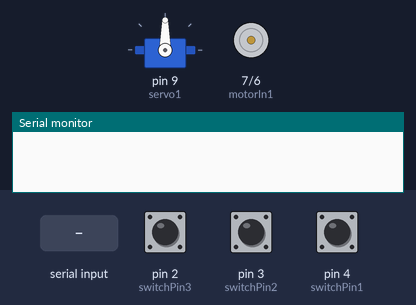
Recording of a sketch running on a simulated Arduino Uno, built with avr-gcc and run on an emulated ATmega328P. Shown: servo, motor-driver pin pairs drawn as motors (green arrow = first pin HIGH = forward, orange = second pin HIGH = backward, longer = more drive), the last lines printed to the serial monitor. The test bench sets the inputs (shaded band); at power-on: pin 2 (switchPin3) HIGH, pin 3 (switchPin2) HIGH, pin 4 (switchPin1) HIGH.

Above: at 1.2 s.
1.3 s: pin 2 (switchPin3) pulled LOW for 0.15 s
At 3.2 s:
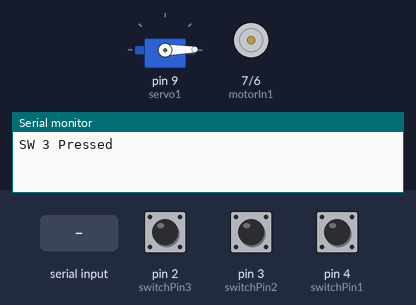
3.7 s: "A" received over Serial
6.1 s: pin 3 (switchPin2) pulled LOW for 0.15 s
At 6.18 s:
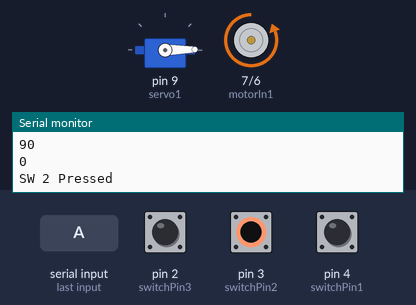
7.7 s: pin 4 (switchPin1) pulled LOW for 0.15 s
At 7.78 s:
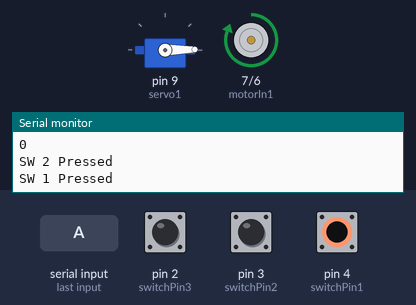
9.3 s: pin 4 (switchPin1) pulled LOW for 3.2 s
At 12.9 s:
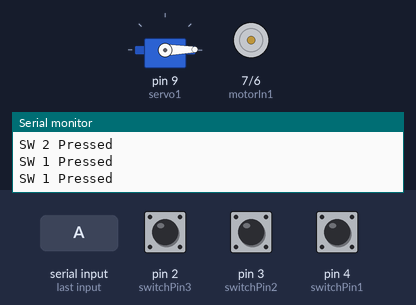
14.0 s: pin 2 (switchPin3) pulled LOW for 1 s
At 14.45 s:
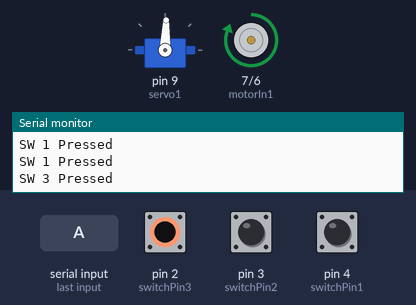
Timing chart, 0 to 17.3 s (numbered marks = the images above; inputs shaded):
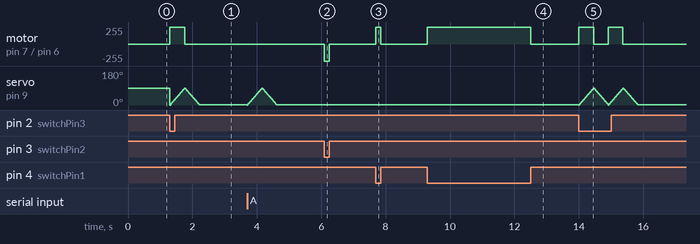

Measured:
- after the input at 1.3 s, motor on pin 7 (motorIn1) / pin 6 (motorIn2): stopped → forward 255/255 at once, → stopped 0.46 s later
- after the input at 6.1 s, motor on pin 7 (motorIn1) / pin 6 (motorIn2): stopped → backward 255/255 at once, → stopped 0.15 s later
- after the input at 7.7 s, motor on pin 7 (motorIn1) / pin 6 (motorIn2): stopped → forward 255/255 at once, → stopped 0.15 s later
- after the input at 9.3 s, motor on pin 7 (motorIn1) / pin 6 (motorIn2): stopped → forward 255/255 at once, → stopped 3.2 s later

The sketch:

Arduino_code.ino
```cpp
#include <Servo.h>
const int switchPin1 = 4;
const int switchPin2 = 3;
const int switchPin3 = 2;
const int motorIn1 = 7;
const int motorIn2 = 6;
Servo servo1;
int pos1 = 0;
int pos2 = 90;
int x=0;
void forward() {
  digitalWrite(motorIn1, HIGH);
  digitalWrite(motorIn2, LOW);
}

void backward() {
  digitalWrite(motorIn1, LOW);
  digitalWrite(motorIn2, HIGH);
}

void stopMotor() {
  digitalWrite(motorIn1, LOW);
  digitalWrite(motorIn2, LOW);
}


void setup() {
  Serial.begin(9600);
  servo1.attach(9);
  pinMode(motorIn1, OUTPUT);
  pinMode(motorIn2, OUTPUT);
  pinMode(switchPin1, INPUT_PULLUP);
  pinMode(switchPin2, INPUT_PULLUP);
  pinMode(switchPin3, INPUT_PULLUP);

}

void loop() {
  if(Serial.available()>0){
    int rec=Serial.read();
    if(rec==65){
      servotest();
      }
    }

  if (digitalRead(switchPin1) == LOW) {
    Serial.println("SW 1 Pressed");
    forward();
    while (digitalRead(switchPin1) == LOW) {}
    stopMotor();
  }


  if (digitalRead(switchPin2) == LOW) {
    Serial.println("SW 2 Pressed");
    backward();
    while (digitalRead(switchPin2) == LOW) {}
    stopMotor();
  }
   if (digitalRead(switchPin3) == LOW) {
    Serial.println("SW 3 Pressed");
    forward();
    for(x=0;x<90;x++){
    servo1.write(x);
    delay(5);
     }
    while (digitalRead(switchPin1) == LOW) {}
    stopMotor();
    for(x=90;x>0;x--){
    servo1.write(x);
    delay(5);
  }

  }
}

void servotest(){
  Serial.println("90");
  for(x=0;x<90;x++){
    servo1.write(x);
    delay(5);
  }
  Serial.println("0");
  for(x=90;x>0;x--){
    servo1.write(x);
    delay(5);
  }
}
```
